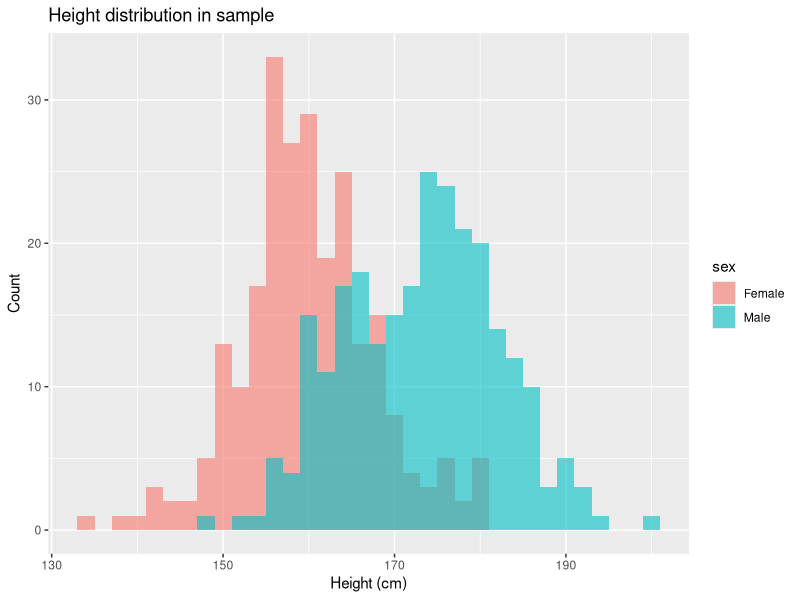
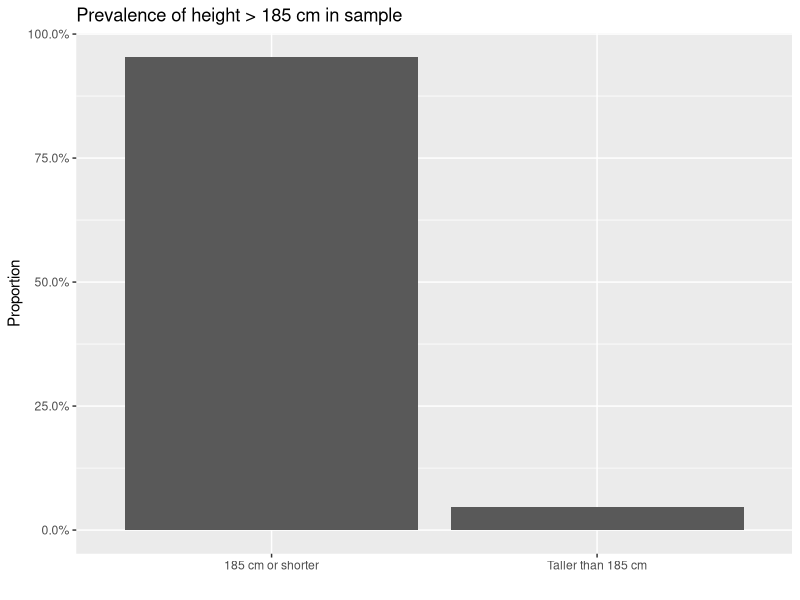
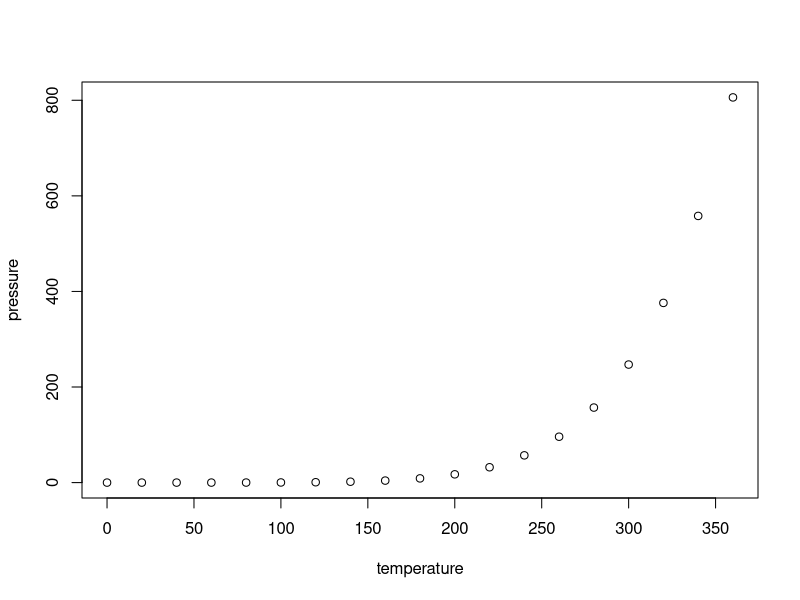

Reproduce these figures in R, in order.
## ---- chunk 1
library(dplyr)
library(ggplot2)
library(tibble)

## ---- chunk 2
set.seed(2025)
N_pop <- 200000

population_df <- tibble(
  sex = sample(c("Male","Female"), N_pop, replace = TRUE, prob = c(0.5,0.5))
) %>%
  mutate(
    height = if_else(
      sex == "Male",
      rnorm(N_pop, mean = 173, sd = 9),
      rnorm(N_pop, mean = 160, sd = 8)
    )
  )
## ---- chunk 3
sample_size <- 500
sample_df <- sample_n(population_df, sample_size, replace = FALSE)
## ---- chunk 4
sample_summary <- sample_df %>%
  summarize(
    mean_height   = mean(height),
    median_height = median(height),
    sd_height     = sd(height),
    min_height    = min(height),
    max_height    = max(height)
  )

print(sample_summary)
## ---- chunk 5
pop_prev_over_185  <- mean(population_df$height > 185)
samp_prev_over_185 <- mean(sample_df$height > 185)

print(tibble(
  population_prevalence_over_185 = pop_prev_over_185,
  sample_prevalence_over_185 = samp_prev_over_185
))
## ---- chunk 6
ggplot(sample_df, aes(x = height, fill = sex)) +
  geom_histogram(binwidth = 2, alpha = 0.6, position = "identity") +
  labs(
    title = "Height distribution in sample",
    x = "Height (cm)",
    y = "Count"
  )
## ---- chunk 7
bar_df <- tibble(
  category = c("Taller than 185 cm","185 cm or shorter"),
  proportion = c(samp_prev_over_185, 1 - samp_prev_over_185)
)

ggplot(bar_df, aes(x = category, y = proportion)) +
  geom_col() +
  scale_y_continuous(labels = scales::percent_format(accuracy = 0.1)) +
  labs(
    title = "Prevalence of height > 185 cm in sample",
    x = "",
    y = "Proportion"
  )
## ---- chunk 8
knitr::opts_chunk$set(echo = FALSE)
## ---- chunk 9
summary(cars)
## ---- chunk 10
plot(pressure)
